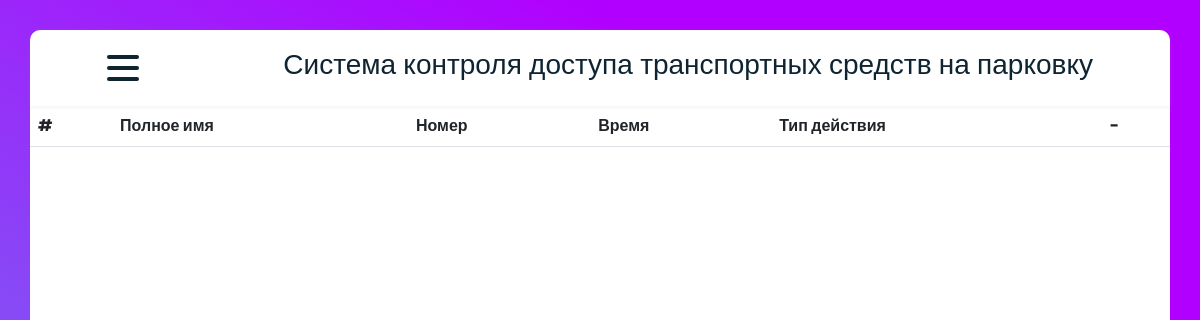
The page /actions-history/ (signed in) on the database as committed earlier.
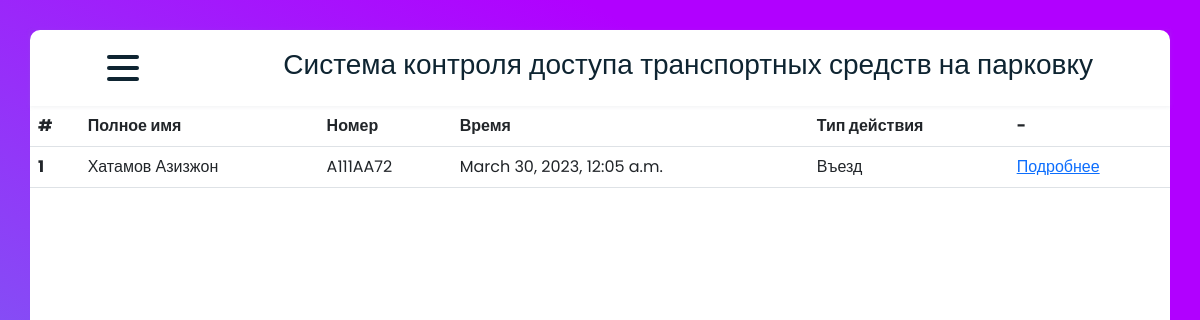
The same page on the database as committed later.
### carRegister/models.py (models this page shows, shortened)
class CarRegister(models.Model):
    employee = models.ForeignKey(Employee, on_delete=models.CASCADE)
    type_of_action = models.CharField("Название действия", max_length=20)
    date = models.DateTimeField("Время")
    image = models.ImageField(upload_to='carRegister/')

class Employee(models.Model):
    fullName = models.CharField('ФИО', max_length=150)
    car_number = models.CharField('Номер автомобиля', max_length=11)
    job = models.CharField("Должность", max_length=50)
    date_of_birth = models.DateField("Дата рождения")
    car_mark = models.CharField("Марка автомобиля", max_length=50)
    car_model = models.CharField("Модель автомобиля", max_length=50)
    car_year = models.IntegerField("Год выпуска автомобиля",
                                   validators=[
                                       MaxValueValidator(2023),
                                       MinValueValidator(1930)
                                   ]
                                   )

### carRegister/views.py (the view)
# urls.py: path('actions-history/', actions_history),
@login_required(login_url='/account/login')
def actions_history(request):
    car_register = CarRegister.objects.all()
    return render(request, 'carRegister/actions-history.html', {'objects': car_register})

### carRegister/templates/carRegister/actions-history.html (shortened to what this page needs)
{% extends 'carRegister/layout.html' %}
{% load static %}
{% block content %}
<table class="table" id="table">
  <thead class="thead-dark">
    <tr>
      <th scope="col">#</th>
      <th scope="col">Полное имя</th>
      <th scope="col">Номер</th>
      <th scope="col">Время</th>
        <th scope="col">Тип действия</th>
      <th scope="col">-</th>
    </tr>
  </thead>
  <tbody>
  {% for item in objects %}
    <tr>
      <th scope="row">{{ forloop.counter }}</th>
      <td>{{ item.employee.fullName }}</td>
      <td>{{ item.employee.car_number }}</td>
      <td>{{ item.date }}</td>
      <td>{{ item.type_of_action }}</td>
    <td><a href="{% url 'actions_detail' item.id %}">Подробнее</a></td>
    </tr>
  {% endfor %}
  </tbody>
</table>
{% endblock %}

### carRegister/templates/carRegister/layout.html (shortened to what this page needs)
{% load static %}
<!doctype html>
<html lang="en">
<head>
    <link rel="stylesheet" href="https://cdn.jsdelivr.net/npm/bootstrap@5.2.3/dist/css/bootstrap.min.css">
    <link rel="stylesheet" href="{% static 'carRegister/css/main.css' %}">
    <link rel="stylesheet" type="text/css" href="{% static 'authController/css/font-awesome.min.css' %}">
</head>
<body>
<div class="wrapper">
    <div id="wrapper-inner">
     <nav>
      <div class="navbar">
        <div class="container nav-container">
            <div class="hamburger-lines">
              <span class="line line1"></span>
              <span class="line line2"></span>
              <span class="line line3"></span>
            </div>
          <div class="logo">
            <h3 style="margin: 0px; padding: 5px;">Система контроля доступа транспортных средств на парковку</h3>
          </div>
        </div>
      </div>
    </nav>
    {% block content %}
    {% endblock %}
    </div>
</div>
</body>
</html>

### carRegister/static/carRegister/css/main.css (style rules this page uses)
* { margin: 0; padding: 0; box-sizing: border-box; }
body { font-family: "Poppins", sans-serif; }
.container { max-width: 1050px; width: 90%; margin: auto; }
.navbar { width: 100%; box-shadow: 0 1px 4px rgb(146 161 176 / 15%); }
.nav-container { display: flex; justify-content: space-between; align-items: center; height: 70px; }
.nav-container { display: block; position: relative; height: 60px; }
.nav-container .hamburger-lines { display: block; height: 26px; width: 32px; position: absolute; top: 17px; left: 20px; z-index: 2; display: flex; flex-direction: column; justify-content: space-between; }
.nav-container .hamburger-lines .line { display: block; height: 4px; width: 100%; border-radius: 10px; background: #0e2431; }
.nav-container .hamburger-lines .line1 { transform-origin: 0% 0%; transition: transform 0.4s ease-in-out; }
.nav-container .hamburger-lines .line2 { transition: transform 0.2s ease-in-out; }
.nav-container .hamburger-lines .line3 { transform-origin: 0% 100%; transition: transform 0.4s ease-in-out; }
.logo { position: absolute; top: 5px; right: 15px; font-size: 1.2rem; color: #0e2431; }
body { background: rgb(2,0,36); background: linear-gradient(29deg, rgba(2,0,36,1) 0%, rgba(106,106,247,1) 0%, rgba(132,79,245,1) 32%, rgba(177,0,255,1) 77%); overflow-y: hidden; }
.wrapper { width: 95vw; height: 95vh; border-radius: 10px; margin: 30px auto; background-color: white; }

Rows that differ between the two databases and show on the page:
added CarRegister: employee.fullName "Хатамов Азизжон", employee.car_number "A111AA72", date "March 30, 2023, 12:05 a.m.", type_of_action "Въезд"
